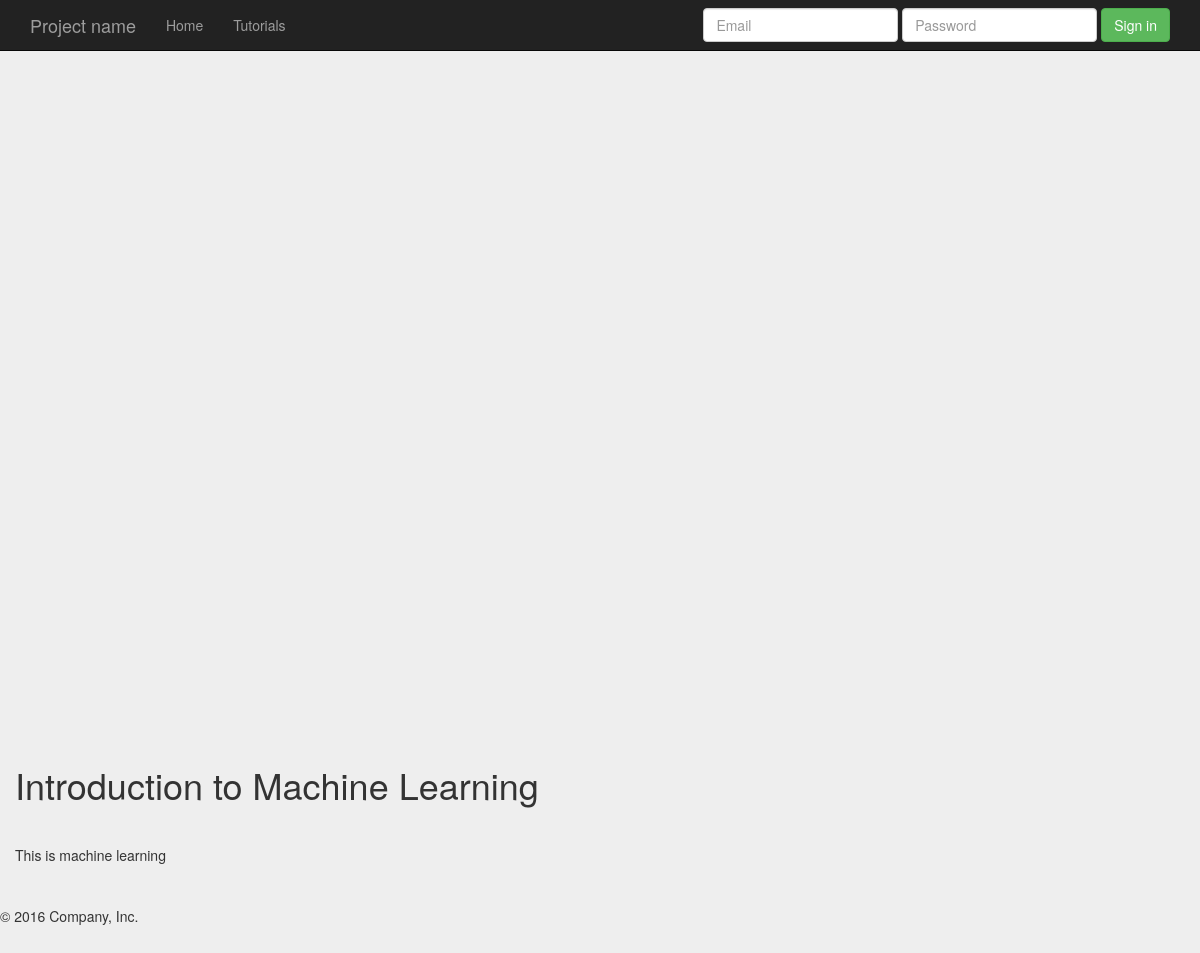
The page /tutorials/series/machine-learning/introduction-to-machine-learning/ on the database its author committed.
### tutorials/models.py (models this page shows, shortened)
class Lesson(models.Model):
    tutorial_series = models.ForeignKey(TutorialSeries, related_name='tutorials')
    title = models.CharField(max_length=250)
    video = models.TextField(blank=True, null=True)
    length = models.CharField(max_length=50, blank=True, null=True)
    content = models.TextField(blank=True, null=True)
    slug = models.SlugField(max_length=250, unique=True)
    free_preview = models.BooleanField(default=False)
    active = models.BooleanField(default=False)

### tutorials/views.py (the view)
def lesson_detail(request, tutorial_series, slug):
    lesson = get_object_or_404(Lesson.objects.filter(tutorial_series__slug=tutorial_series, slug=slug))
    template = 'tutorials/lesson_detail.html'
    context = {
        'lesson': lesson,
    }
    return render(request, template, context)

### templates/tutorials/lesson_detail.html
{% extends 'base.html' %}
{% block content %}
    <div class="embed-responsive embed-responsive-16by9">
        <iframe class="embed-responsive-item" src="{{ lesson.video }}"></iframe>
    </div>
    <div class="container">
        <div class="row">
            <div class="page-header">
                <h1>{{ lesson.title }}</h1>
            </div>
        </div>
        <div class="row">
            {{ lesson.content }}
        </div>
    </div>
{% endblock %}

### static/css/signin.css (style rules this page uses)
body { padding-top: 40px; padding-bottom: 40px; background-color: #eee; }

### static/css/jumbotron.css (style rules this page uses)
body { padding-top: 50px; padding-bottom: 20px; }

### rows shown on the page
Lesson: title "Introduction to Machine Learning", content "This is machine learning"
